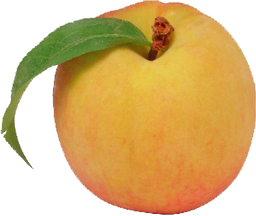
#> input picture Accessory/Unproc_Stimuli_pngs/apple1.png, 256 x 216 px; its folder holds only this picture in this run
$ python rsvp_stim_prep.py   (older library calls are emulated)
#> lines starting #> are read from the running program, lines starting #| are printed output that depends on the picture
#!/usr/bin/env python3

# rsvp_stim_prep.py
# /share/home/jeff/docs/imagery_docs/experiments/rsvp/
#
# Prepare stimuli for rsvp_sweep experiment
# 1. Make stimuli directory if it doesn't exist
# 2. Check for unprocessed stimuli directory
# 3. Generate new_image template images for resizing
# 4. Load all unprocessed images; Resize/reshape all images

# Created: 3/2/20
# Updated: 3/2/20
# Jeff Kravitz
# >------------------------------------------------------------<


# Notes:
# - This script is designed for processing:
#       - stimuli appearing on a white or grey background
#       - stimuli that is no larger than 800x800 pix, and no smaller than 100x100 pix
#       - stimuli that are pngs
# - All images are reshaped into square .jpg files


# 0. Load modules
from inspect import getsourcefile
from os.path import abspath
from PIL import Image
import os.path
import glob


# 0. Set parameters
background_color = 'grey'   # Options: grey, white, black

# 1. Make stimuli directory if it doesn't exist
path = abspath(getsourcefile(lambda:0))
sep_loc = path.rfind('/')
path = path[0:sep_loc + 1]
stimuli_path = path + 'Stimuli'
if not os.path.isdir(stimuli_path):
    os.mkdir(stimuli_path)


# 2. Check for unprocessed stimuli directory
#unproc_stimuli_path = path + 'Unprocessed_Stimuli'
unproc_stimuli_path = path + 'Unproc_Stimuli_pngs'
if not os.path.isdir(unproc_stimuli_path):
    raise Exception('There is no folder containing stimuli to process... \
                    please copy your stimuli folder to {}'.format(path))


# 3. Generate blank new_image template images for resizing/reshaping
if background_color == 'grey':
    color = (127,127,127)
elif background_color == 'white':
    color = (255,255,255)
elif background_color == 'black':
    color = (0,0,0)
blank_200 = Image.new('RGBA', (200, 200), color)
blank_300 = Image.new('RGBA', (300, 300), color)
blank_400 = Image.new('RGBA', (400, 400), color)
blank_500 = Image.new('RGBA', (500, 500), color)
blank_600 = Image.new('RGBA', (600, 600), color)
blank_700 = Image.new('RGBA', (700, 700), color)
blank_800 = Image.new('RGBA', (800, 800), color)


# 4. Load all unprocessed images; Resize/reshape all images
all_images = glob.glob(unproc_stimuli_path + '/*')
for image in all_images:
    sep_loc = image.rfind('/')
    image_filename = image[sep_loc + 1:-4]
    old_image = Image.open(image)
#> old_image is the input picture: PIL image 256x216 RGBA; mean R, G, B, A 217.7, 182.9, 124.2, 173.3
    if old_image.size[0] > 700 or old_image.size[1] > 700:
        new_image = blank_800.copy()
    elif old_image.size[0] > 600 or old_image.size[1] > 600:
        new_image = blank_700.copy()
    elif old_image.size[0] > 500 or old_image.size[1] > 500:
        new_image = blank_600.copy()
    elif old_image.size[0] > 400 or old_image.size[1] > 400:
        new_image = blank_500.copy()
    elif old_image.size[0] > 300 or old_image.size[1] > 300:
        new_image = blank_400.copy()
    elif old_image.size[0] > 200 or old_image.size[1] > 200:
        new_image = blank_300.copy()
    else:
        new_image = blank_200.copy()
    pos = []
    pos.append(round((new_image.size[0] - old_image.size[0]) / 2))
    pos.append(round((new_image.size[1] - old_image.size[1]) / 2))
    #new_image.paste(old_image, (pos[0], pos[1]))
    new_image.paste(old_image, (pos[0], pos[1]), old_image)
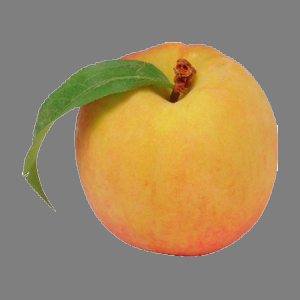
#> new_image: PIL image 300x300 RGBA; mean R, G, B, A 157.8, 136.6, 100.7, 254.4; transparent parts drawn white
    new_image.load()
    final_image = Image.new("RGB", new_image.size, (127,127,127))
#> final_image: PIL image 300x300 RGB; every value is 127
    final_image.paste(new_image, mask = new_image.split()[3])
    new_image = final_image.copy()
    new_image = new_image.resize((200,200), Image.ANTIALIAS)
#> new_image: PIL image 200x200 RGB
    if os.stat(image).st_size > 65000:
        quality = 85
    elif os.stat(image).st_size > 35000:
        quality = 85
    else: quality = 85

    new_image.save(stimuli_path + '/' + image_filename + '.jpg', optimize = True, quality = quality)
    del new_image, old_image


all_images = glob.glob(stimuli_path + '/*')
for image in all_images:
    sep_loc = image.rfind('/')
    image_filename = image[sep_loc + 1:-4]
    new_image = Image.open(image)
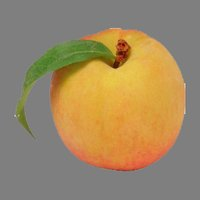
#> new_image: PIL image 200x200 RGB; mean R, G, B 157.8, 136.6, 100.8
    if os.stat(image).st_size > 8000:
        quality = 50
        new_image.save(stimuli_path + '/' + image_filename + '.jpg', optimize = True, quality = quality)

$ run again, on Accessory/Unproc_Stimuli_pngs/banana1.png
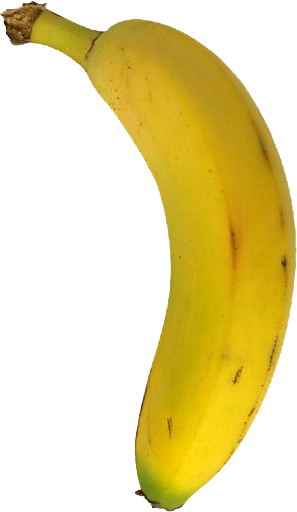
#> input picture Accessory/Unproc_Stimuli_pngs/banana1.png, 297 x 512 px
#> old_image is the input picture: PIL image 297x512 RGBA; mean R, G, B, A 232.5, 218.6, 160.1, 103.4
#> `new_image.paste(old_image, (pos[0], pos[1]), old_image)`:
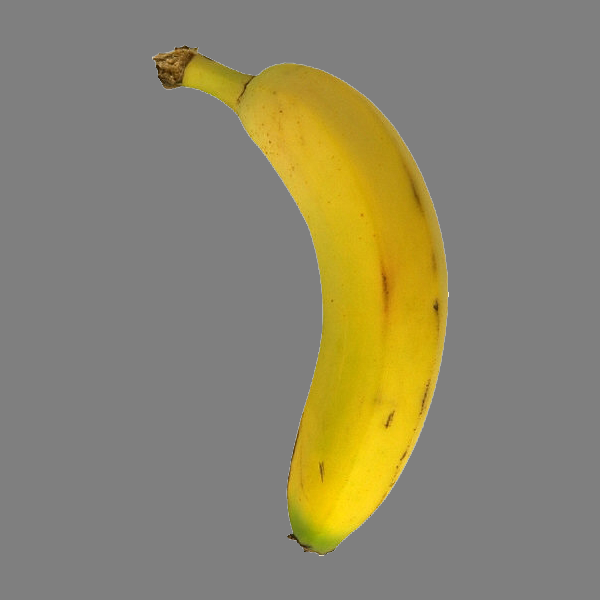
#> new_image: PIL image 600x600 RGBA; mean R, G, B, A 139.5, 133.7, 109.1, 254.8; transparent parts drawn white
#> `new_image = Image.open(image)`:
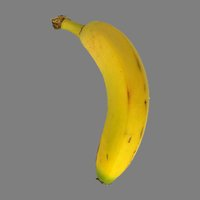
#> new_image: PIL image 200x200 RGB; mean R, G, B 139.5, 133.7, 109.1

$ run again, on Accessory/Unproc_Stimuli_pngs/bell1.png
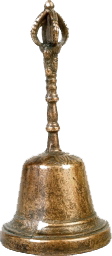
#> input picture Accessory/Unproc_Stimuli_pngs/bell1.png, 112 x 256 px
#> old_image is the input picture: PIL image 112x256 RGBA; mean R, G, B, A 212, 201.9, 188.9, 92.6
#> `new_image.paste(old_image, (pos[0], pos[1]), old_image)`:
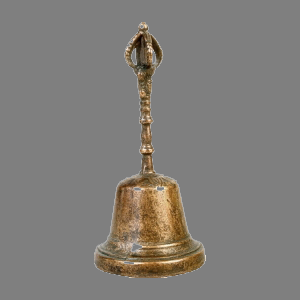
#> new_image: PIL image 300x300 RGBA; mean R, G, B, A 128.5, 125.3, 121.2, 254.5; transparent parts drawn white
#> `new_image = Image.open(image)`:
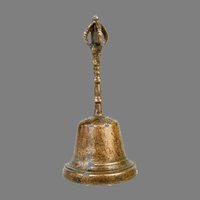
#> new_image: PIL image 200x200 RGB; mean R, G, B 128.4, 125.3, 121.2

$ run again, on Accessory/Unproc_Stimuli_pngs/book3.png
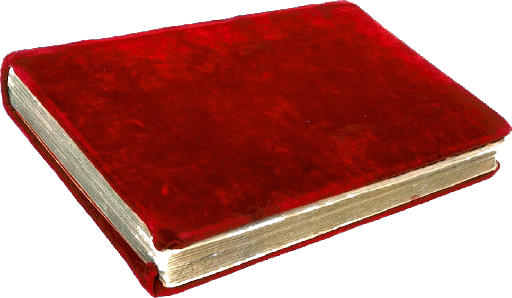
#> input picture Accessory/Unproc_Stimuli_pngs/book3.png, 512 x 298 px
#> old_image is the input picture: PIL image 512x298 RGBA; mean R, G, B, A 184, 119.7, 112.5, 157.5
#> `new_image.paste(old_image, (pos[0], pos[1]), old_image)`:
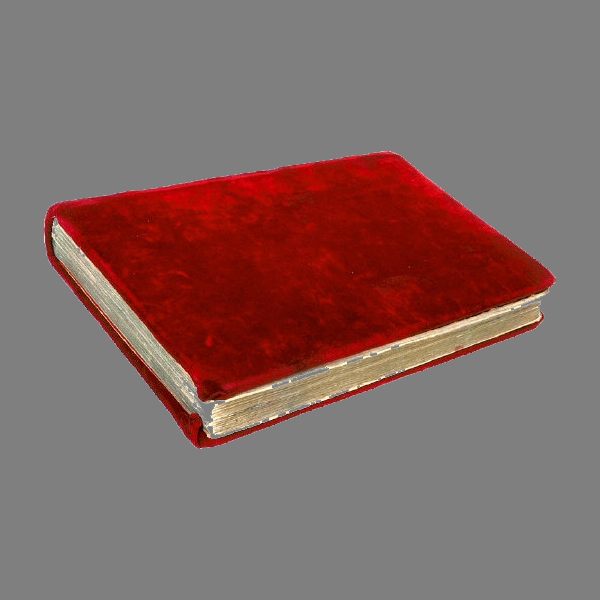
#> new_image: PIL image 600x600 RGBA; mean R, G, B, A 130.6, 103.4, 100.4, 254.7; transparent parts drawn white
#> `new_image = Image.open(image)`:
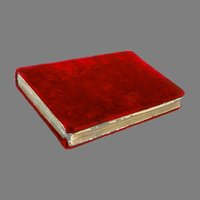
#> new_image: PIL image 200x200 RGB; mean R, G, B 130.6, 103.4, 100.5

$ run again, on Accessory/Unproc_Stimuli_pngs/avocado1.png
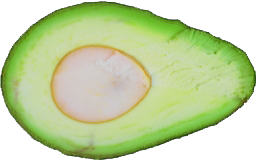
#> input picture Accessory/Unproc_Stimuli_pngs/avocado1.png, 256 x 161 px
#> old_image is the input picture: PIL image 256x161 RGBA; mean R, G, B, A 195, 212, 162.8, 182.6
#> `new_image.paste(old_image, (pos[0], pos[1]), old_image)`:
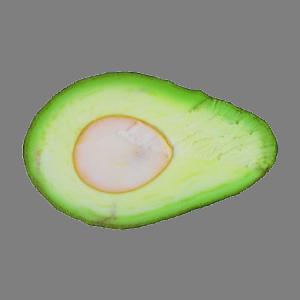
#> new_image: PIL image 300x300 RGBA; mean R, G, B, A 142, 149.7, 127.3, 254.6; transparent parts drawn white
#> `new_image = Image.open(image)`:
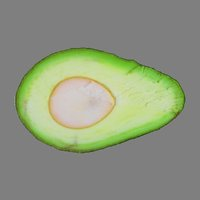
#> new_image: PIL image 200x200 RGB; mean R, G, B 142.1, 149.7, 127.3
